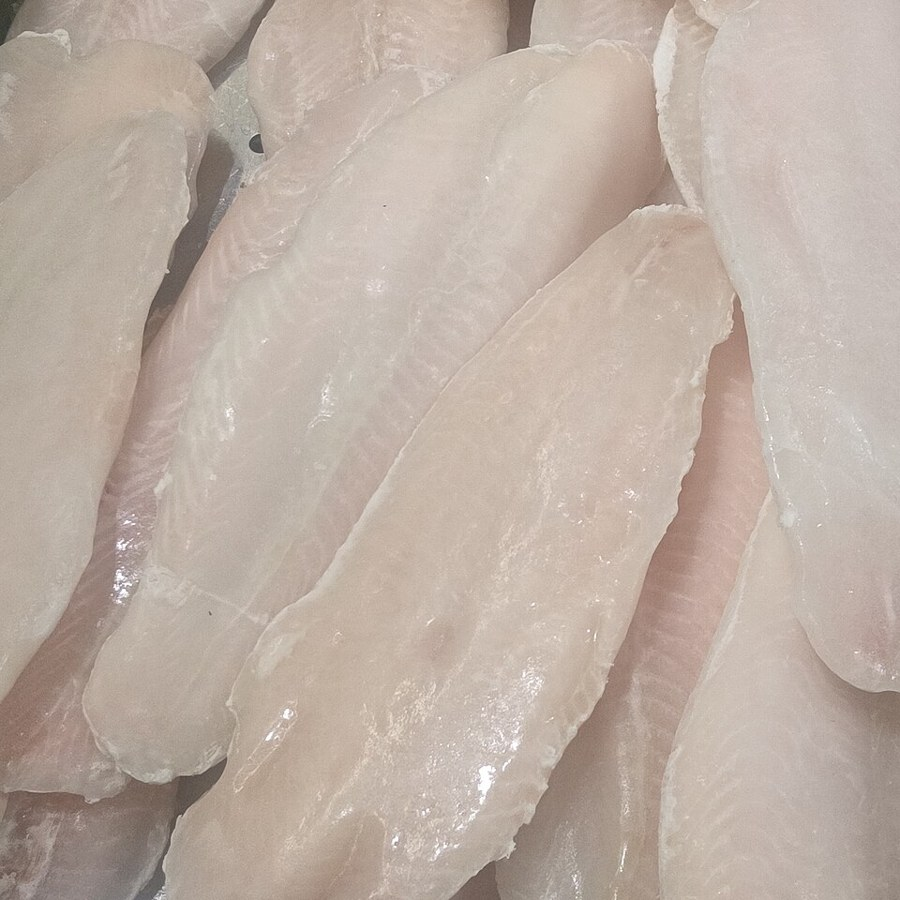
#> input picture tests/query_images/ca_basa_khach_chup.jpg, 900 x 900 px
$ python -i image_service.py   (imports and definitions only)
#> lines starting #> are read from the running program, lines starting #| are printed output that depends on the picture; after the words box and inside, x2 and y2 are one past the last pixel; in counts of white or black regions, pixels touching at a corner belong together
#> in encode, img is the input picture: PIL image 900x900 RGB; mean R, G, B 189.1, 174.8, 164.5
"""ImageService — bộ mã hóa ảnh f_θ(I) → vector đặc trưng (Assignment 06, mục 6.3).

f_θ(I) = [ √0.8 · CNN(I) ,  √0.2 · Color(I) ]       (mỗi khối đã chuẩn hóa L2)
  • CNN(I)  : MobileNet v1 tiền huấn luyện ImageNet (1024 chiều), trừ vector trung bình của catalog
  • Color(I): histogram HSV 12×3×3 trên vùng tiền cảnh tách bằng GrabCut (loại nền bàn/tay cầm)
⇒ cos(f(Iq), f(Ip)) = 0.8·cos_CNN + 0.2·cos_Color.
Nếu không có Keras/JAX, dịch vụ tự lùi về Color(I) (fallback)."""
from __future__ import annotations
import os
from pathlib import Path
import numpy as np
from PIL import Image, ImageOps

ROOT = Path(__file__).resolve().parents[3]
WEIGHTS = ROOT / "models" / "mobilenet_1_0_224_tf_no_top.h5"
MEAN = ROOT / "models" / "catalog_mean.npy"
W_CNN, W_COLOR = 0.8, 0.2


class ImageService:
    def __init__(self):
        self._model = None
        self._mean = np.load(MEAN) if MEAN.exists() else None
        self.backend = "cnn+color"
        try:
            os.environ.setdefault("KERAS_BACKEND", "jax")
            import keras  # noqa: F401
            self._keras = keras
        except Exception:                               # thiếu thư viện → fallback màu sắc
            self._keras, self.backend = None, "color"

    # ---------- CNN ----------
    def _cnn(self, img: Image.Image) -> np.ndarray:
        if self._model is None:
            k = self._keras
            self._model = k.applications.MobileNet(input_shape=(224, 224, 3), include_top=False,
                                                   weights=None, pooling="avg")
            self._model.load_weights(str(WEIGHTS))
        x = np.asarray(ImageOps.fit(img, (224, 224), Image.BILINEAR), dtype=np.float32) / 127.5 - 1
        return self._model.predict(x[None], verbose=0)[0]

    # ---------- màu tiền cảnh ----------
    @staticmethod
    def _grabcut(img: Image.Image):
        """Tách tiền cảnh bằng GrabCut → (ảnh BGR 240px, mặt nạ 0/1)."""
        import cv2
        im = img.copy()
        im.thumbnail((240, 240))
        a = cv2.cvtColor(np.asarray(im), cv2.COLOR_RGB2BGR)
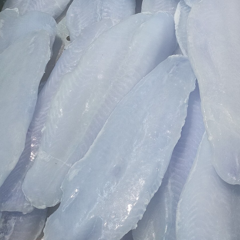
#> a: shape (240, 240, 3); mean R, G, B 164.5, 174.8, 189.1
        h, w = a.shape[:2]
#> h = 240; w = 240
        mask = np.zeros((h, w), np.uint8)
        rect = (int(w * .08), int(h * .08), int(w * .84), int(h * .84))
#> rect = (19, 19, 201, 201)
        cv2.grabCut(a, mask, rect, np.zeros((1, 65)), np.zeros((1, 65)), 4, cv2.GC_INIT_WITH_RECT)
        fg = ((mask == 1) | (mask == 3)).astype(np.uint8)
        if fg.sum() < 0.05 * h * w:
            fg[:] = 1
        return a, fg

    @classmethod
    def _color(cls, img: Image.Image) -> np.ndarray:
        import cv2
        a, fg = cls._grabcut(img)
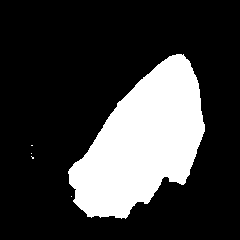
#> fg: shape (240, 240); values 0 (black) and 1 (white), 23.1% white; 5 white regions (4 under 20 px), largest, box (x1, y1, x2, y2) and area: (68, 54, 205, 219) 13319
        hsv = cv2.cvtColor(a, cv2.COLOR_BGR2HSV)
#> hsv: shape (240, 240, 3); mean H, S, V 12.8, 33.8, 189.1
        hist = np.sqrt(cv2.calcHist([hsv], [0, 1, 2], fg, [12, 3, 3], [0, 180, 0, 256, 0, 256]).ravel())
#> hist = 108 values, max 106.5 at index 2, min 0 at index 0, mean 1.66
        return hist / (np.linalg.norm(hist) + 1e-9)

    def raw_cnn(self, image: Image.Image | str) -> np.ndarray:
        img = ImageOps.exif_transpose(Image.open(image) if isinstance(image, str) else image).convert("RGB")
        return self._cnn(img)

    def encode(self, image: Image.Image | str) -> list[float]:
        img = ImageOps.exif_transpose(Image.open(image) if isinstance(image, str) else image).convert("RGB")
        color = self._color(img)
#> color = 108 values, max 0.922 at index 2, min 0 at index 0, mean 0.0143
        if self._keras is None:
            return color.round(5).tolist()
        z = self._cnn(img)
        if self._mean is not None:
            z = z - self._mean
        z = z / (np.linalg.norm(z) + 1e-9)
        return np.concatenate([np.sqrt(W_CNN) * z, np.sqrt(W_COLOR) * color]).round(5).tolist()

    @staticmethod
    def cosine(a: list[float], b: list[float]) -> float:
        a, b = np.asarray(a), np.asarray(b)
        if a.shape != b.shape:
            return 0.0
        d = np.linalg.norm(a) * np.linalg.norm(b)
        return float(a @ b / d) if d else 0.0

#> (the run stopped early here; a loop or call above may not have finished)
